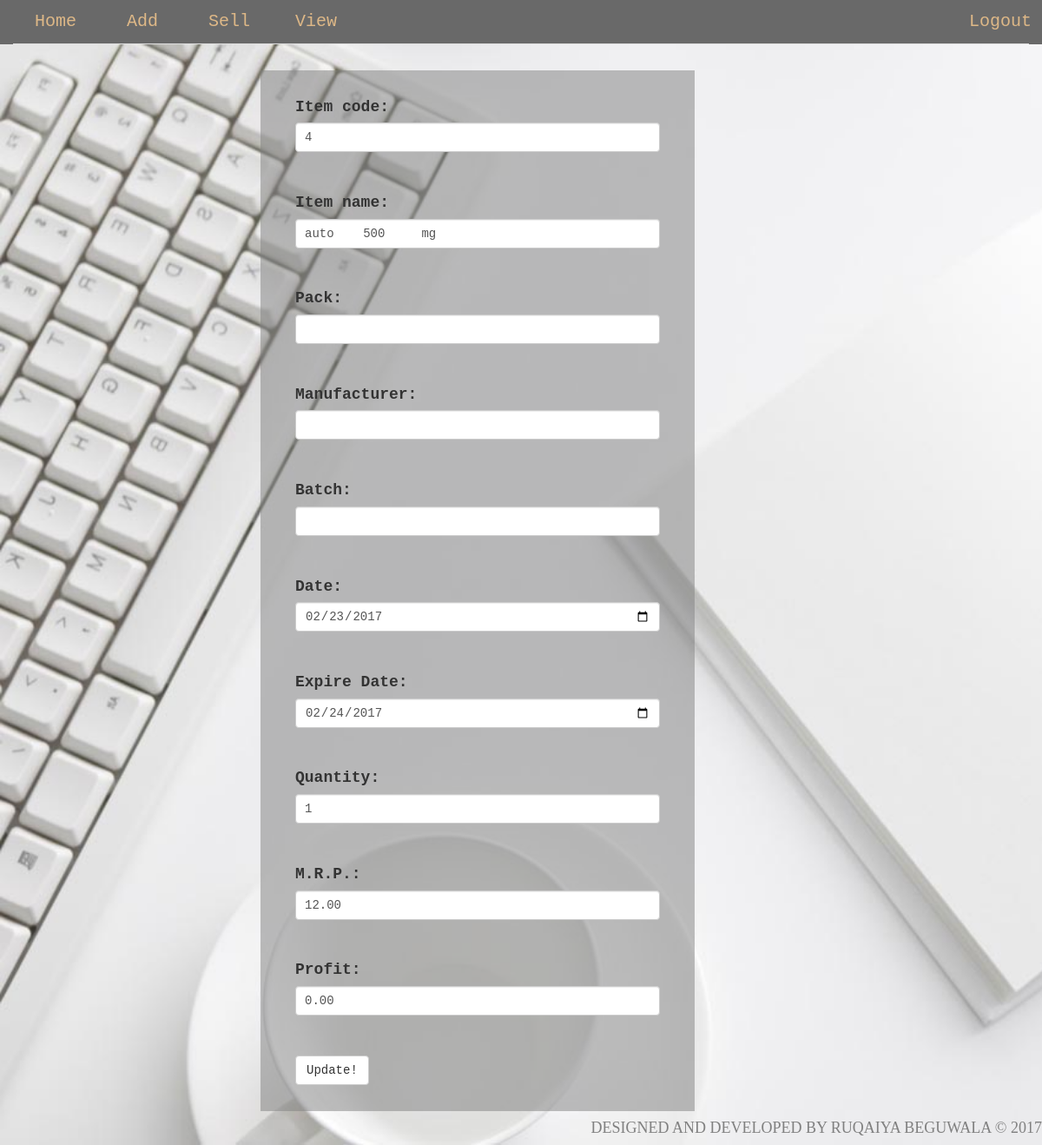
Screenshot of /edits.php?editid1=12 (signed in) with the database file from the repository.
### tables this page shows
CREATE TABLE IF NOT EXISTS `sold_item` (
  `scode` int(11) NOT NULL AUTO_INCREMENT,
  `name` varchar(255) NOT NULL,
  `packe` varchar(255) NOT NULL,
  `mfr` text NOT NULL,
  `batch` varchar(255) NOT NULL,
  `date` date DEFAULT NULL,
  `edate` date NOT NULL,
  `quantity` int(255) NOT NULL,
  `property` varchar(255) NOT NULL,
  `price` decimal(65,2) NOT NULL,
  `profit` decimal(65,2) NOT NULL,
  `icode` int(255) NOT NULL,
  `pcode` int(255) NOT NULL,
  PRIMARY KEY (`scode`)
);

### control.php (called while the page is built, shortened)
<?php
include "model.php";
$obj_model = new model;
$pcode=$obj_model->pcodeget($con,'sold_item');
if(isset($_GET['editid1']))
{
 $editid=$_GET['editid1'];
 $where= array('scode'=>$editid);
 $edit1=$obj_model->search($con,'sold_item',$where);
}
?>

### model.php (called while the page is built, shortened)
<?php
class model{
    function search($con,$table,$where)
    {   $key=implode(",",array_keys($where));
     $value=implode(",",array_values($where));
        $qry="select * from $table where $key='$value' ";
     $ex=$con->query($qry);
     while($r=$ex->fetch_object() ){
           $res[]=$r;
        }
       return @$res;
    }
    function pcodeget($con,$table){
        $scode='scode';
        $qry = "Select * from $table ORDER BY $scode DESC
LIMIT 1";
$ex = $con->query($qry);
while( $res=$ex->fetch_object()){
    $r=$res->pcode;
}
return @$r;
    }
}
?>

### edits.php (the view, shortened to what this page needs)
<?php  include "control.php";
?>
<!DOCTYPE html>
<html lang="en">
<head>
      <link rel="stylesheet" href="css/font-awesome.min.css">
      <link rel="stylesheet" href="css/bootstrap.min.css">
      <link rel="stylesheet" href="css/custom.css">
</head>
<body>
    <div class="container-fluid">
         <div class="row" id="header">
          <div class="col-sm-12">
               <ul class="nav nav-tabs">
       <li><a href="index1.php">Home</a></li>
       <li ><a href="add.php">Add</a></li>
       <li class=""><a href="sell.php">Sell</a></li>
       <li><a href="view.php">View</a></li>
       <li class="nav navbar-right"><a href="logout.php" id="log">Logout</a></li>
   </ul>
          </div>
      </div>
        <div class="row">
           <div class="col-sm-5 col-sm-offset-3" id="form">
         <?php
             foreach(@$edit1 as $u)
            {
    ?>
             <form action="" method="post">
               <div class="form-group ">
                    <label for="" class="control-label ">Item code:</label>
                     <input type="text" class=" form-control " name="code" value="<?php echo $u->icode; ?>" required>
                 </div><br>
                 <div class="form-group ">
                    <label for="" class="control-label ">Item name:</label>
                     <input type="text" class=" form-control " name="nam" value="<?php echo $u->name; ?>" required >
                 </div><br>
                 <div class="form-group ">
                    <label for="" class="control-label ">Pack:</label>
                     <input type="text" class=" form-control " name="pck" value="<?php echo $u->packe; ?>" required >
                 </div><br>
                  <div class="form-group ">
                    <label for="" class="control-label ">Manufacturer:</label>
                     <input type="text" class=" form-control " name="mf" value="<?php echo $u->mfr; ?>" required >
                 </div><br>
                  <div class="form-group ">
                    <label for="" class="control-label ">Batch:</label>
                     <input type="text" class=" form-control " name="bch" value="<?php echo $u->batch; ?>" required >
                 </div><br>
                 <div class="form-group ">
                    <label for="" class="control-label ">Date:</label>
                     <input type="date" class=" form-control " name="dt" value="<?php echo $u->date; ?>" required >
                 </div><br>
                 <div class="form-group ">
                    <label for="" class="control-label ">Expire Date:</label>
                     <input type="date" class=" form-control " name="edt" value="<?php echo $u->edate; ?>" required >
                 </div><br>
                 <div class="form-group">
                    <label for="" class="control-label">Quantity:</label>
                     <input type="text"  class=" form-control" name="qnty" value="<?php echo $u->quantity; ?>" required>
                 </div><br>
                 <div class="form-group">
                    <label for="" class="control-label">M.R.P.:</label>
                     <input type="text" class=" form-control" name="pr" value="<?php echo $u->price; ?>" required>
                 </div><br>
                 <div class="form-group">
                    <label for="" class="control-label">Profit:</label>
                     <input type="text" class=" form-control" name="pro" value="<?php echo $u->profit; ?>" required>
                 </div><br>
                 <div class="form-group">
                     <input type="submit" class="btn btn-default" name="update_data1" Value="Update!" >
                 </div>
            </form>
             <?php
            }
               ?>
           </div>
        </div>
    </div>
     <h4 style="color:grey;float:right;font-family:fantasy;">DESIGNED AND DEVELOPED BY RUQAIYA BEGUWALA &copy; 2017</h4>
</body>
</html>

### css/custom.css (style rules this page uses)
body { background: url('../img/contactus-background.jpg')no-repeat; background-size: cover; font-family:monospace; }
#header { background: dimgray; font-size: 20px; }
#header ul li { width: 100px; text-align: center; }
#header .col-sm-12 ul li a { text-decoration: none; color: burlywood; }
#form { background: rgba(128,128,128,0.5); min-height: 200px; margin-top: 30px; padding: 20px; font-size: 18px; }
#form .form-group { margin: 10px; padding: 0px 10px; }
#form .form-control { padding: 0px 10px; }

### rows the page displays
sold_item: code "4", nam "auto 500 mg", dt "02/23/2017", edt "02/24/2017", qnty "1", pr "12.00", pro "0.00"
